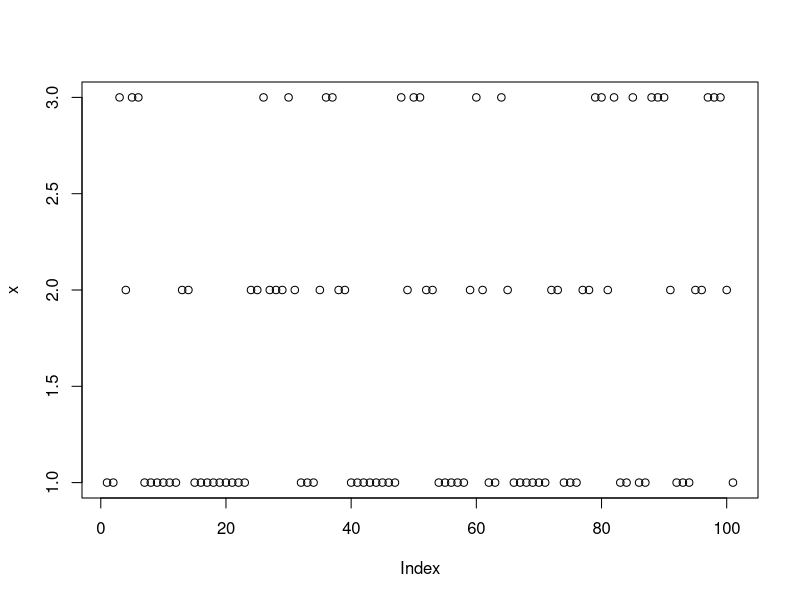

Write the R code that produced this figure.
A = rbind( c(.7,.2,.1), c(.3,.4,.3), c(.2,.5,.3) )
day = c("sun","clouds","rain")
rownames(A) = day
colnames(A) = day

x = 1
for(i in 1:100){
  for(j in 1:3){
    if(x[i] == j){#what is the current state: sun 1; clouds 2; rain: 3
      x = c(x,sample(c(1,2,3),size=1,prob=A[j,]))
      print(x)
    }
  }
}
plot(x)

sum(x==1)#number of sunny days
sum(x==2)#number of cloudy days
sum(x==3)#number of rainy days